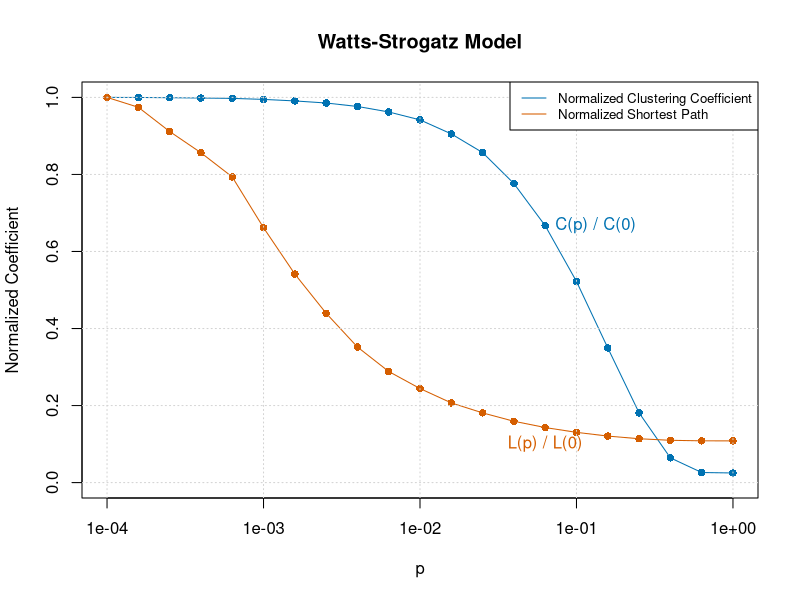

Write the R code that produced this figure. (Note: a time limit stopped this script after it produced the figure.)
################################################################################
################    Complex and Social Networks    #############################
#########################   Lab 1   ############################################
############   Odysseas Kyparissis & José Ángel V    ###########################
################################################################################
################################################################################

# Install and load the necessary libraries

install.packages("igraph")
library(igraph)

################################################################################
################################################################################

# Task (a): Plot the clustering coefficient and the average
# shortest-path as a function of the parameter p of the WS model.


# Define parameters
num_nodes <- 500
nei <- 4
p_values <- 10^(seq(-4,0,0.2))
num_simulations <- 100


# Create a function to calculate clustering coefficient and average shortest
# path for a given p
compute_metrics <- function(p, num_nodes, nei, num_simulations) {
  
  # Generate Watts-Strogatz graphs with the specified parameters
  graphs <- replicate(num_simulations, sample_smallworld(1, num_nodes, nei, p))
  
  # Calculate clustering coefficient and average shortest path for all graphs
  clustering_coef <- sapply(graphs, transitivity)
  avg_shortest_path <- sapply(graphs, average.path.length)
  
  # Return the average values
  return(list(
    avg_clustering = mean(clustering_coef),
    avg_shortest_path = mean(avg_shortest_path)
  ))
}

# Run the simulations and collect the results
results <- lapply(p_values, function(p) {
  compute_metrics(p, num_nodes, nei, num_simulations)
})

# Extract the average clustering coefficient and average shortest path values
avg_clustering_values <- sapply(results, function(res) res$avg_clustering)
avg_shortest_path_values <- sapply(results, function(res) res$avg_shortest_path)

# Normalize the values by dividing by their initial values
normalized_avg_clustering <- avg_clustering_values / avg_clustering_values[1]
normalized_avg_shortest_path <- avg_shortest_path_values / avg_shortest_path_values[1]

# Generate the plot
# Create a palette of colors for the lines
line_colors <- c("#0072B2", "#D55E00")

# Plot the first line with customized settings
plot(
  p_values,
  normalized_avg_clustering,
  ylim = c(0, 1),
  type = "o",
  pch = 16,
  log = 'x',
  xlab = "p",
  ylab = "Normalized Coefficient",
  main = "Watts-Strogatz Model",
  col = line_colors[1]
)
lines(
  p_values,
  normalized_avg_shortest_path,
  type = "o",
  pch = 16,
  col = line_colors[2]
)

# Add grid lines
grid()

# Add labels for the lines
text(
  x = p_values[15],
  y = normalized_avg_clustering[15],
  labels = "C(p) / C(0)",
  pos = 4,
  col = line_colors[1]
)
text(
  x = p_values[15],
  y = normalized_avg_shortest_path[15],
  labels = "L(p) / L(0)",
  pos = 1,
  col = line_colors[2]
)

# Add legend with customized settings
legend(
  "topright",
  legend = c("Normalized Clustering Coefficient", "Normalized Shortest Path"),
  col = line_colors,
  lty = 1,
  cex = 0.8
)

################################################################################
################################################################################

# Task (b): Plot the average shortest-path length as a function of the network 
# size of the ER model.

# Define a function to generate a random G(n,p) graph and calculate average path
# length
generate_and_measure_ER <- function(n, p) {
  graph <- sample_gnp(n, p)
  avg_length <- average.path.length(graph)
  return(avg_length)
}


# Function to calculate average shortest path length for a single realization
calculate_avg_shortest_path <- function(n, p, num_simulations) {
  avg_lengths <- numeric(num_simulations)
  
  # Run the simulations using lapply
  avg_lengths <- unlist(lapply(1:num_simulations, function(i) 
    generate_and_measure_ER(n, p)))
  
  return(mean(avg_lengths))
}

# Parameters
epsilon <- 0.01
num_simulations <- 50  # Number of simulations for each network size
max_2_n <- 14  # Maximum power of 2 for the number of nodes

# Generate a range of network sizes (number of nodes)
network_sizes <- 2^seq(4, max_2_n, by = 1)

# Initialize an empty vector to store results
avg_path_lengths <- numeric(length(network_sizes))

# Calculate the average shortest path length for each network size
avg_path_lengths <- lapply(network_sizes, function(n) {
  p <- ((1 + epsilon) * log(n)) / n
  calculate_avg_shortest_path(n, p, num_simulations)
})

# Convert the list to a vector
avg_path_lengths_v <- unlist(avg_path_lengths)

# Plot the results
# Create a palette of colors for the lines
line_colors <- c("#0072B2")

# Plot the results with customized settings
plot(
  network_sizes,
  avg_path_lengths_v,
  type = "o",
  pch = 16,
  xlab = "Network Size (n)",
  ylab = "Average Shortest Path Length",
  main = "Average Shortest Path Length vs. Network Size",
  col = line_colors[1],
  ylim = c(min(avg_path_lengths_v) - 0.01, max(avg_path_lengths_v) + 0.01),
  xlim = c(min(network_sizes) - 1, max(network_sizes) + 1)
)

# Add grid lines
grid()

# Add legend with customized settings
legend(
  "bottomright",
  legend = "ER Model",
  col = line_colors,
  lty = 1,
  cex = 0.8
)
